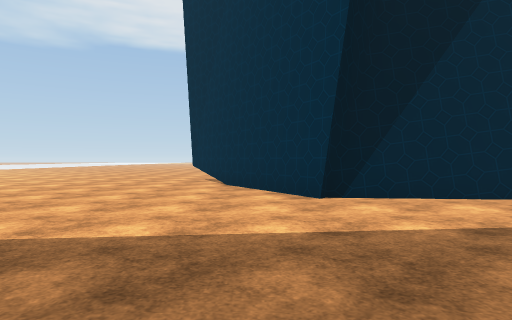
view 1 (above)

16 first-person views from a walk through a Unity game level. The camera is 1.2 m above the floor, looks level and sees 75° across. The floor is counted in squares, 2 m on a side. Each view is taken from the middle of a square. On the plan, view 1 faces up. The plan holds only what a view shows up to about 10 squares ahead; the rest is blank. The place goes on beyond the plan. The player character is not drawn. Some surface patterns are stand-ins.

view 2
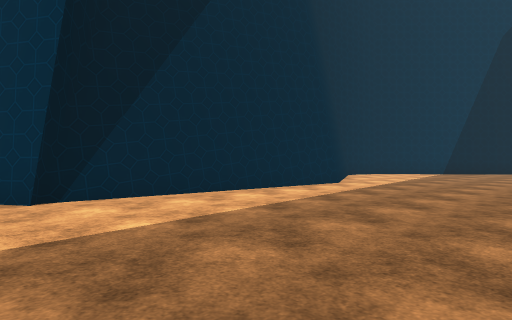

view 3
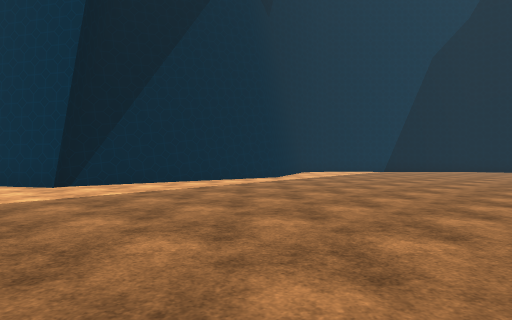

view 4
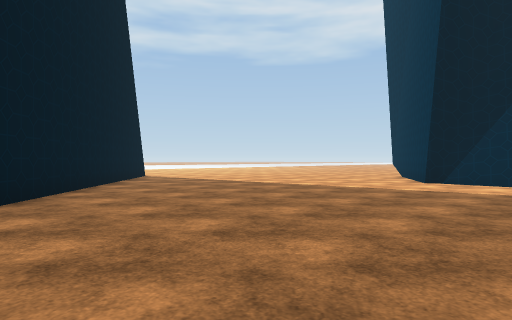

view 5
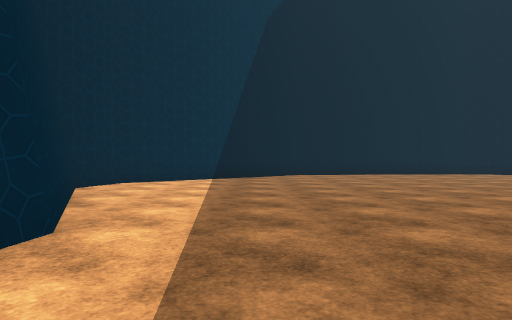

view 6
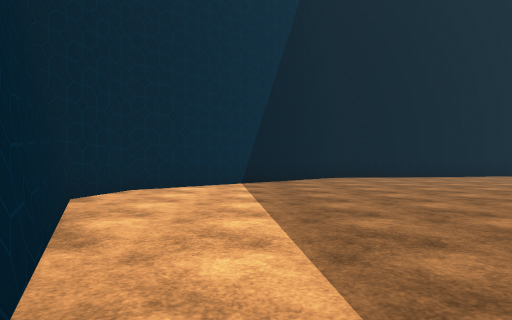

view 7
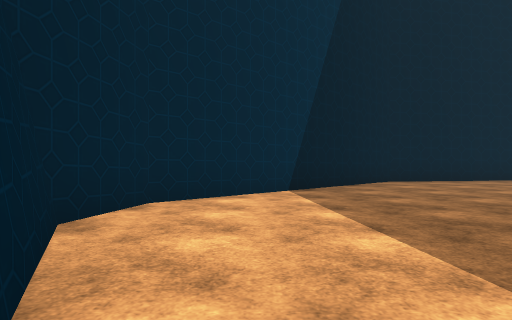

view 8
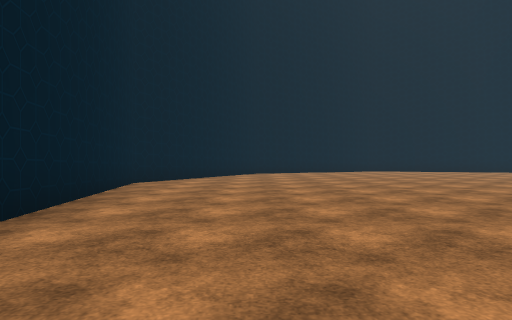

view 9
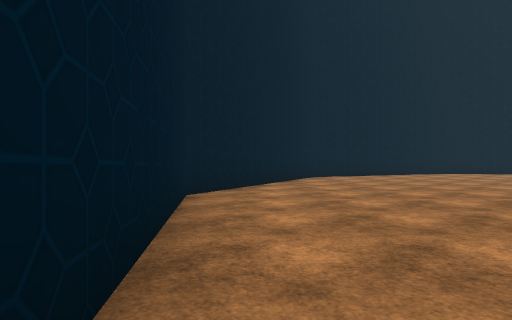

view 10
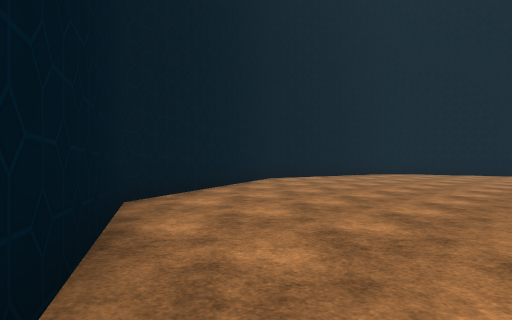

view 11
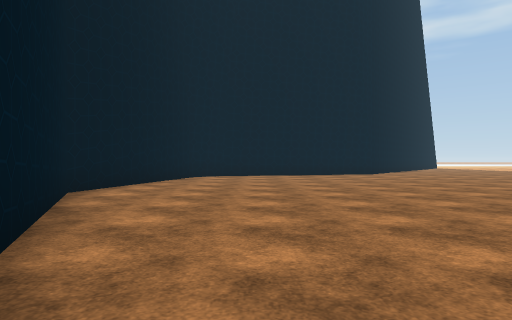

view 12
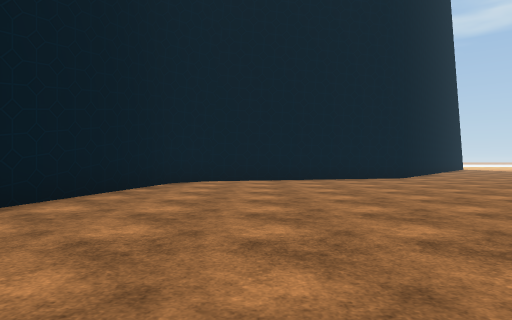

view 13
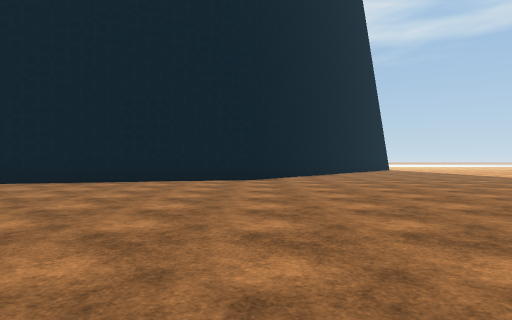

view 14
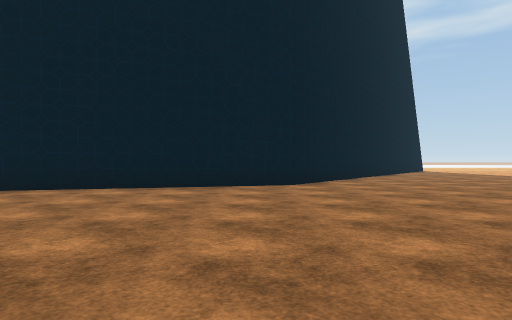

view 15
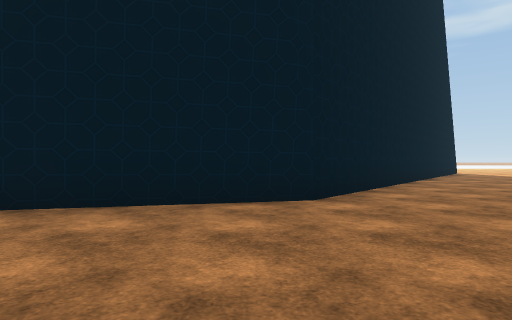

view 16
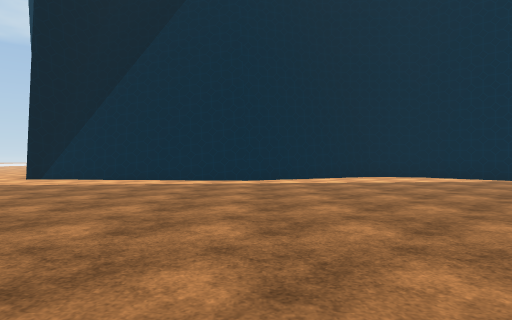

### Floor plan
Points are (right, up) in squares from view 1. A wall is a line through its corners. A room is listed if a view was taken in it or the views show most of it. See-through windows are left out.
Room 1 (views 1, 2, 3, 4, 5, 6, 7, 8, 9, 10, 11, 12, 13, 14, 15, 16)
walls: (-4.5, -0.8) (2.1, -6.2) (3.6, -12.3) (4.4, -13.2) (9.9, -14.4) (16, -11.7) (19.2, -5.7) (18.3, 1.3) (13.6, 6.5) (12, 6.9) (7.8, 4.8) (1.3, 5.4) (1.1, 5.1) (-1.1, 8.7)
ways out: opening at (-3, 9)

Where each view was taken, in squares from view 1:
view 1: 0 up, 0 right, facing up
view 2: 0 up, 0 right, facing up-right
view 3: 3 down, 1 left, facing up-right
view 4: 4 down, 4 right, facing up-left
view 5: 3 up, 5 right, facing right
view 6: 4 up, 7 right, facing right
view 7: 5 up, 9 right, facing right
view 8: 3 up, 16 right, facing down
view 9: 0 up, 18 right, facing down
view 10: 7 down, 18 right, facing down-left
view 11: 11 down, 16 right, facing left
view 12: 11 down, 13 right, facing left
view 13: 6 down, 12 right, facing left
view 14: 7 down, 10 right, facing left
view 15: 7 down, 7 right, facing left
view 16: 5 down, 8 right, facing up
